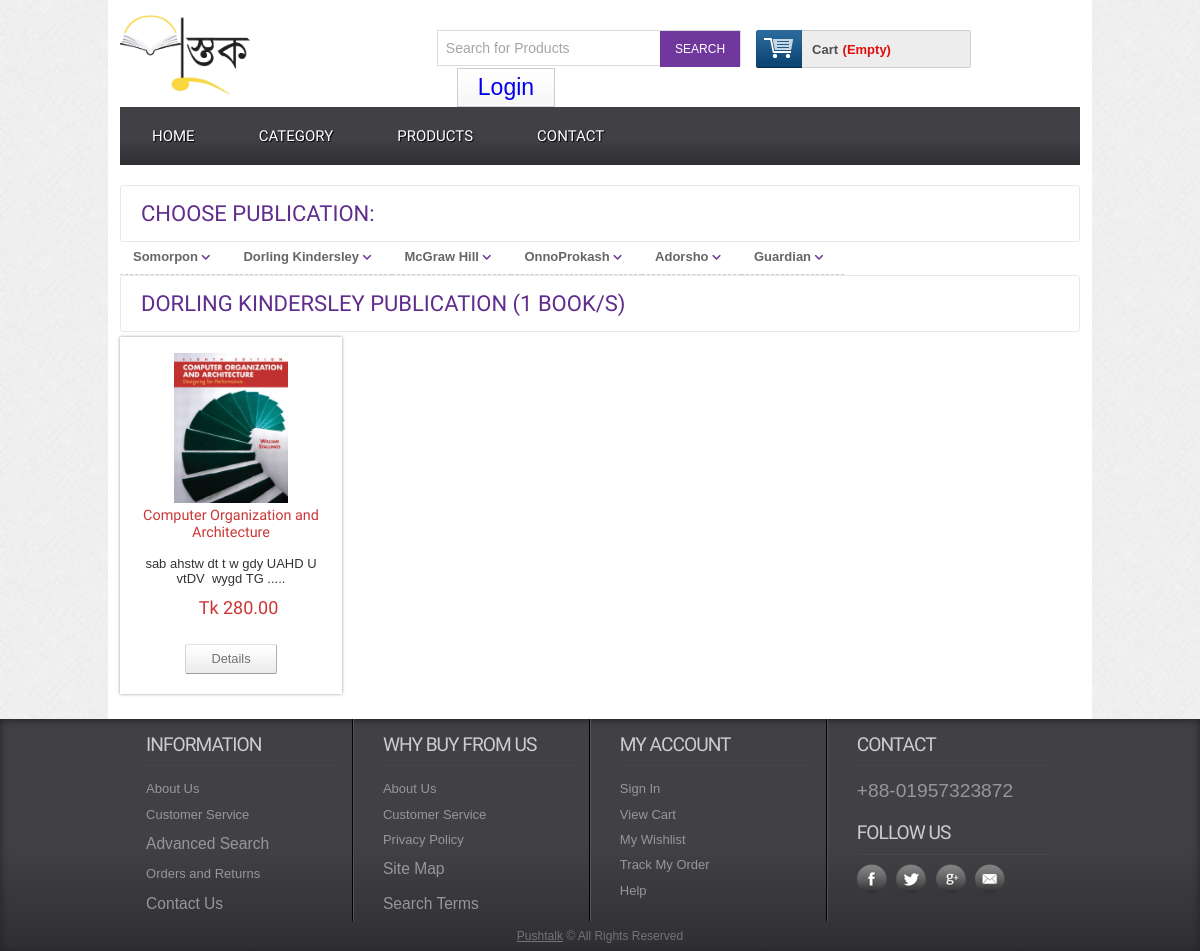
Before: /productbybrand.php?brandId=5 with the older database file.
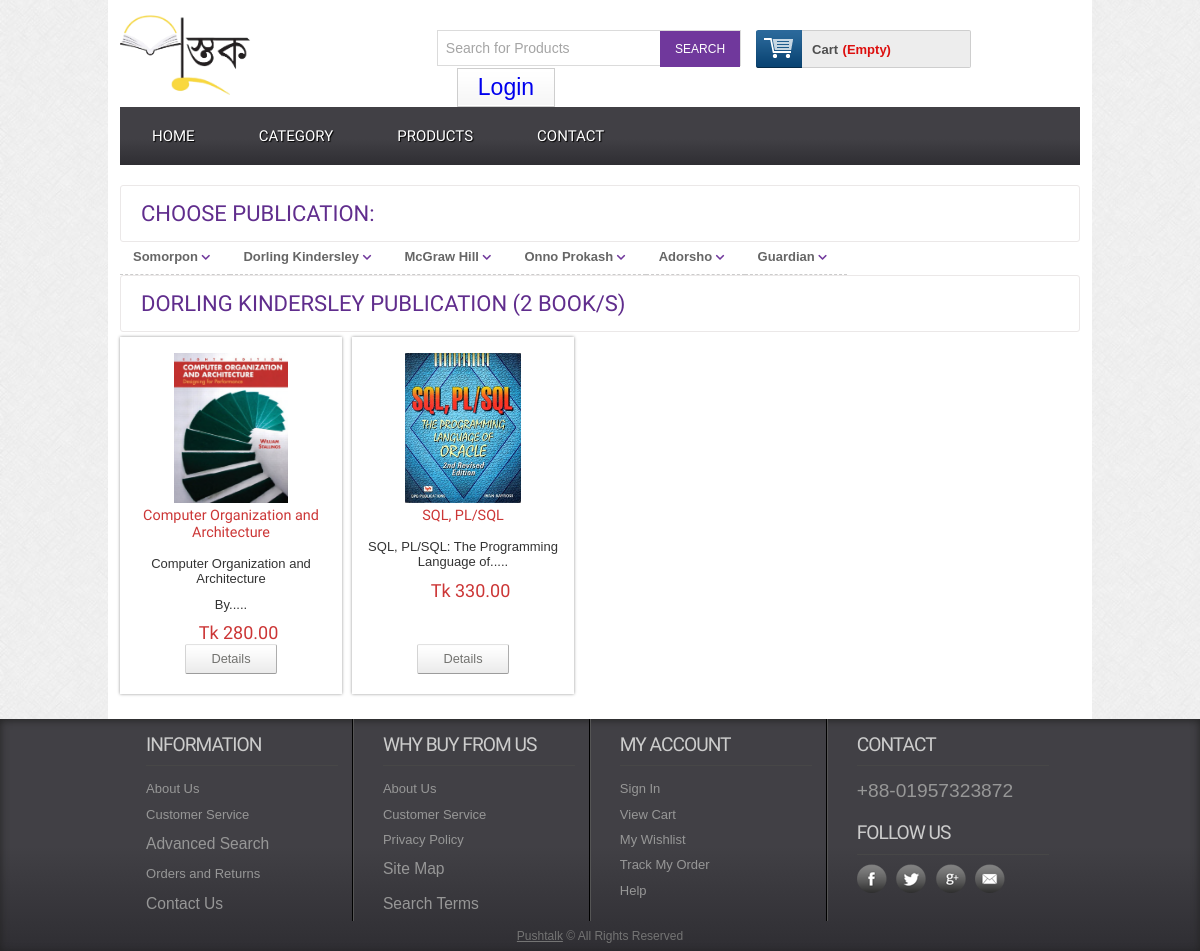
After: the same page with the newer database file.
### tables this page shows
CREATE TABLE `tbl_brand` (
  `brandId` int(11) NOT NULL,
  `brandName` varchar(50) NOT NULL
);

CREATE TABLE `tbl_product` (
  `productId` int(11) NOT NULL,
  `productName` varchar(100) NOT NULL,
  `catId` int(11) NOT NULL,
  `brandId` int(11) NOT NULL,
  `body` text NOT NULL,
  `price` float(10,2) NOT NULL,
  `image` varchar(255) NOT NULL,
  `type` tinyint(4) NOT NULL DEFAULT 0
);

### classes/Brand.php (called while the page is built, shortened)
<?php
    $filepath = realpath(dirname(__FILE__));
    include_once ($filepath.'/../lib/Database.php');
    include_once ($filepath.'/../helpers/Format.php');
?>
<?php
    class Brand{
        private $db;
        public function __construct(){
            $this->db = new Database();
        }
        public function getAllBrand(){
            $query = "SELECT * FROM tbl_brand ORDER BY brandId DESC";
            $result = $this->db->select($query);
            return $result;
        }
        public function getBrandNameById($id){
            $brandId     = mysqli_real_escape_string($this->db->link, $id);
            $query = "SELECT DISTINCT brandName FROM tbl_brand WHERE brandId = '$brandId' ";
            $result = $this->db->select($query);
            return $result;
        }
    }
?>

### lib/Database.php (called while the page is built, shortened)
<?php
class Database
{
    public $host   = DB_HOST;
    public $user   = DB_USER;
    public $pass   = DB_PASS;
    public $dbname = DB_NAME;
    public $link;
    private function connectDB()
    {
        $this->link = new mysqli(
                        $this->host,
                        $this->user,
                        $this->pass,
                        $this->dbname
                     );
    }
    public function select($query)
    {
        $result = $this->link->query($query) or
            die($this->link->error . __LINE__);
        if ($result->num_rows > 0) {
            return $result;
        } else {
            return false;
        }
    }
}

### classes/Product.php (called while the page is built, shortened)
<?php
    $filepath = realpath(dirname(__FILE__));
    include_once ($filepath.'/../lib/Database.php');
    include_once ($filepath.'/../helpers/Format.php');
?>
<?php
    class Product{
        private $db;
        public function __construct(){
            $this->db = new Database();
        }
    public function productByBrand($id){
        $brandId     = mysqli_real_escape_string($this->db->link, $id);
        $query  = "SELECT tbl_brand.brandName, tbl_product.* FROM tbl_product, tbl_brand WHERE tbl_product.brandId = tbl_brand.brandId AND tbl_product.brandId = '$brandId' ";
        $result = $this->db->select($query);
        return $result;
    }
    public function countProductOfBrand($id){
        $brandId     = mysqli_real_escape_string($this->db->link, $id);
        $query = "SELECT COUNT(productId) AS Total FROM tbl_product WHERE brandId = '$brandId' ";
        $result = $this->db->select($query);
        return $result;
    }
    }
?>

### helpers/Format.php (called while the page is built, shortened)
<?php
class Format
{
    public function textShorten($text, $limit = 400)
    {
        $text = $text . " ";
        $text = substr($text, 0, $limit);
        $text = substr($text, 0, strrpos($text, ' '));
        $text = $text . ".....";
        return $text;
    }
}

### productbybrand.php (the view, shortened to what this page needs)
<?php include 'inc/header.php';?>
<?php
	if (!isset($_GET['brandId']) || $_GET['brandId'] == NULL) {
        echo "<script> window.location = '404.php'; </script>";
    } else {
        $id =  preg_replace('/[^-a-zA-Z0-9_]/', '', $_GET['brandId']);
    }
?>
 <div class="main">
    <div class="content">
			<div class="content_top">
					<div class="heading">
						<h3>Choose Publication:</h3>
					</div>
			</div>
			<div class="section group sidecat j_c_center ">
					<ul class="center">
						<?php
							$getBrand = $br->getAllBrand();
							if ($getBrand) {
								while ($result = $getBrand->fetch_assoc()) {
						?>
						<li class="flex-direction">
							<a href="productbybrand.php?brandId=<?php echo $result['brandId'];?>">
								<?php echo $result['brandName'];?>
								<i class="fas fa-chevron-down"> </i>
							</a>
						</li>
						<?php } } ?>
					</ul>
			</div>
			<div class="content_top">
				<div class="heading">
					<?php
						$namebybrand = $br->getBrandNameById($id);
						if ($namebybrand ) {
							while ($result = $namebybrand->fetch_assoc() ) {
					?>
					<h3>
						<?php echo $result['brandName'];?>
						<?php 	} }?>
						<?php
							$productofbrand = $pd->countProductOfBrand($id);
							if ($productofbrand ) {
							while ($result = $productofbrand->fetch_assoc() ) {
						?>
						<b>Publication (<?php echo $result['Total'];?> Book/s) <b>
						<?php 	} }?>
					</h3>
				</div>
			</div>
			<div class="section group">
					<?php
						$productbybrand = $pd->productByBrand($id);
						if ($productbybrand) {
							while ($result = $productbybrand->fetch_assoc()) {
					?>
					<div class="grid_1_of_4 images_1_of_4">
						<a href="details.php?proid=<?php echo $result['productId'] ;?>">
							<img  src="admin/<?php echo $result['image'] ;?>" class="img_cng" alt="" />
						</a>
						<h2> <?php echo $result['productName'] ;?> </h2>
						<p><?php echo $fm->textShorten($result['body'], 60) ;?> </p>
						<p><span class="price">Tk <?php echo $result['price'] ;?></span></p>
						<div class="button">
							<span>
								<a href="details.php?proid=<?php echo $result['productId'] ;?>"
									class="details">Details</a>
							</span>
						</div>
					</div>
					<?php 	} } else {
						echo "<h3> This category has no products available! </h3>";
					} ?>
			</div>
		</div>
 </div>
 </div>
 <?php include 'inc/footer.php';?>

Changed rows visible on the page:
changed tbl_brand: brandName "OnnoProkash" → "Onno Prokash"
changed tbl_product "Computer Organization and Architecture": body "sab ahstw dt t w gdy UAHD U vtDV wygd TG ....." → "Computer Organization and Architecture By....."
added tbl_product: image (picture), productName "SQL, PL/SQL", body "SQL, PL/SQL: The Programming Language of.....", price "330.00"
Other visible differences:
new list line: "PUBLICATION ( 2 BOOK/S)"
list line gone: "PUBLICATION ( 1 BOOK/S)"
